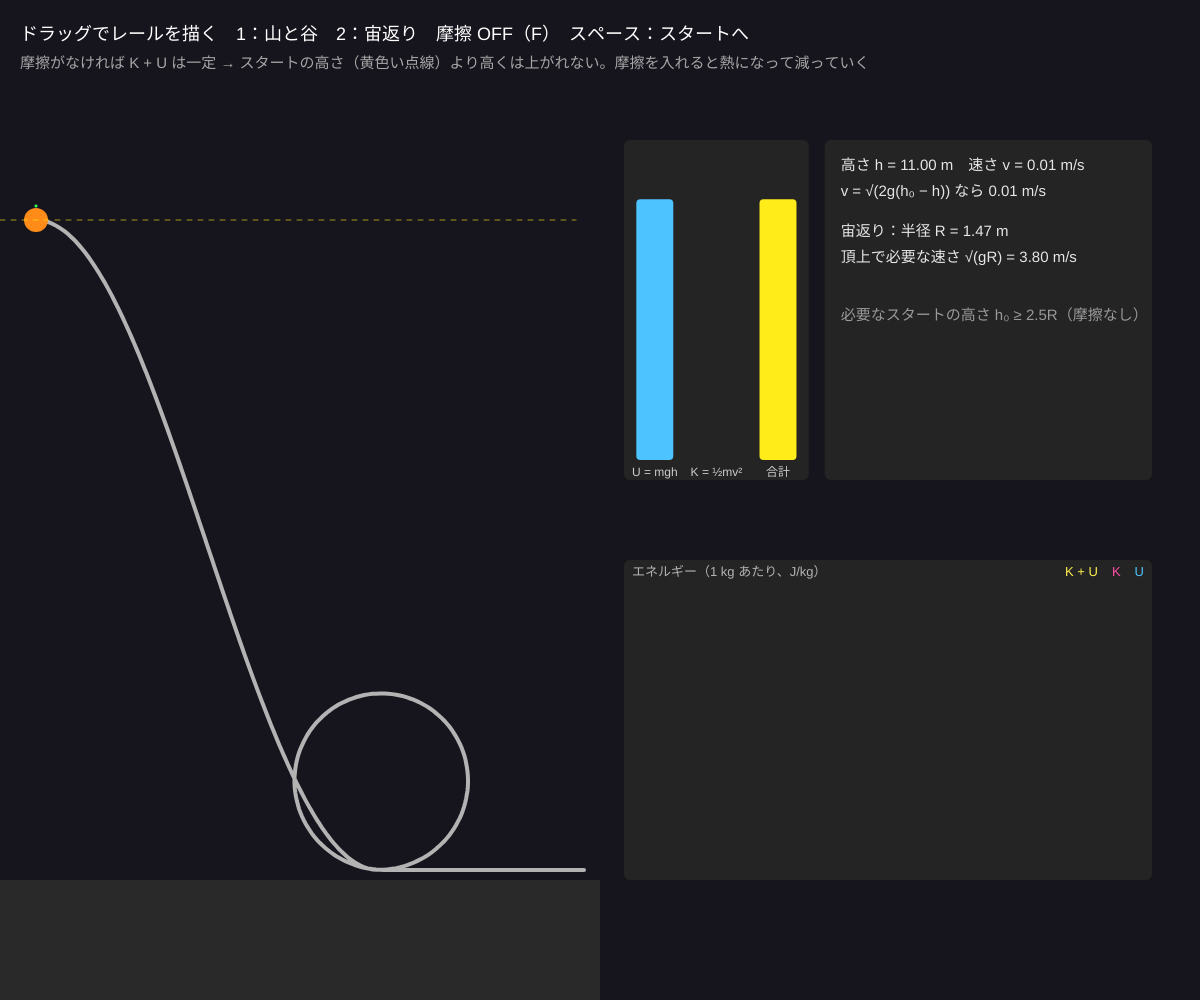
Frame 1 (no input)
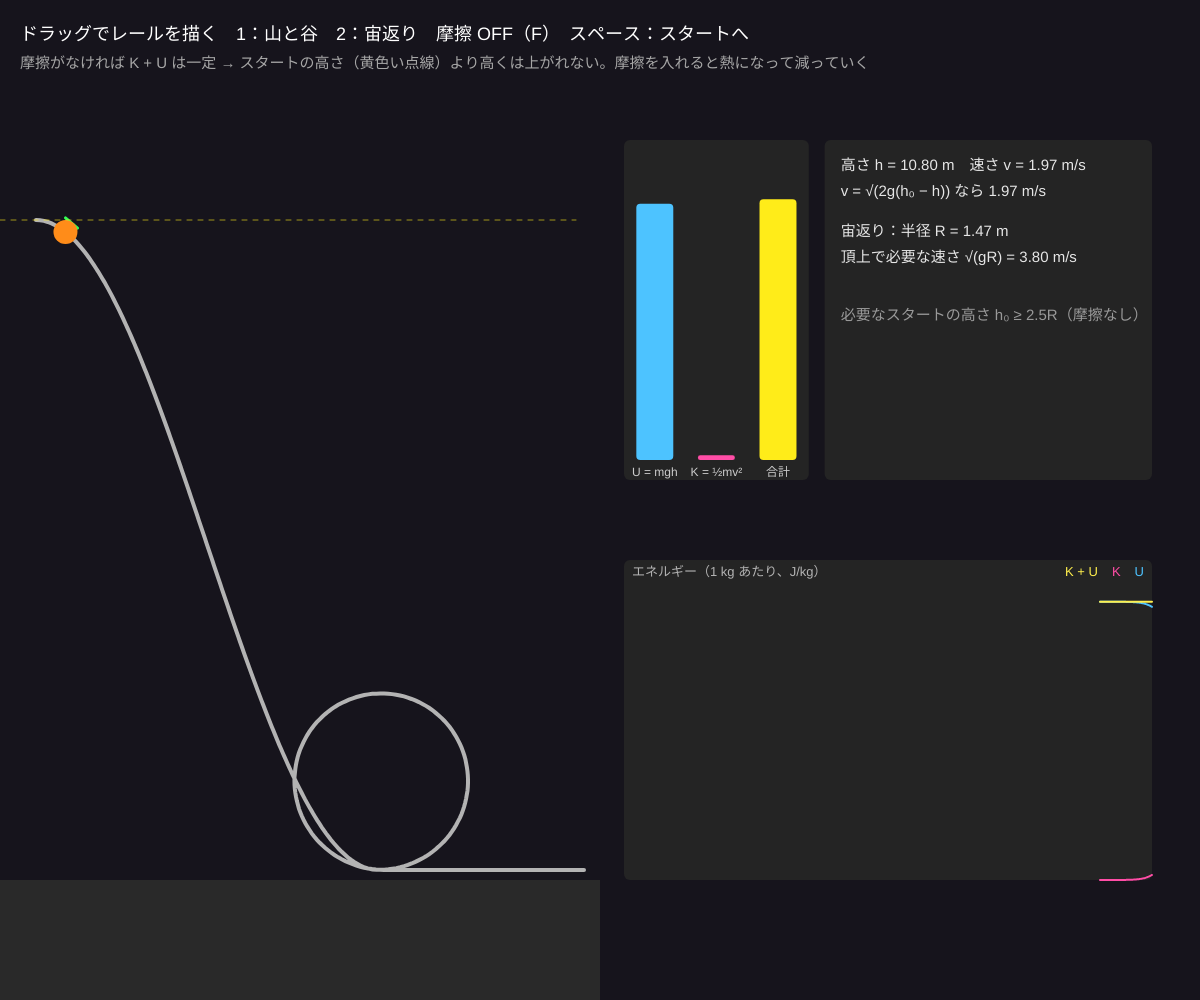
Frame 60 (no input)
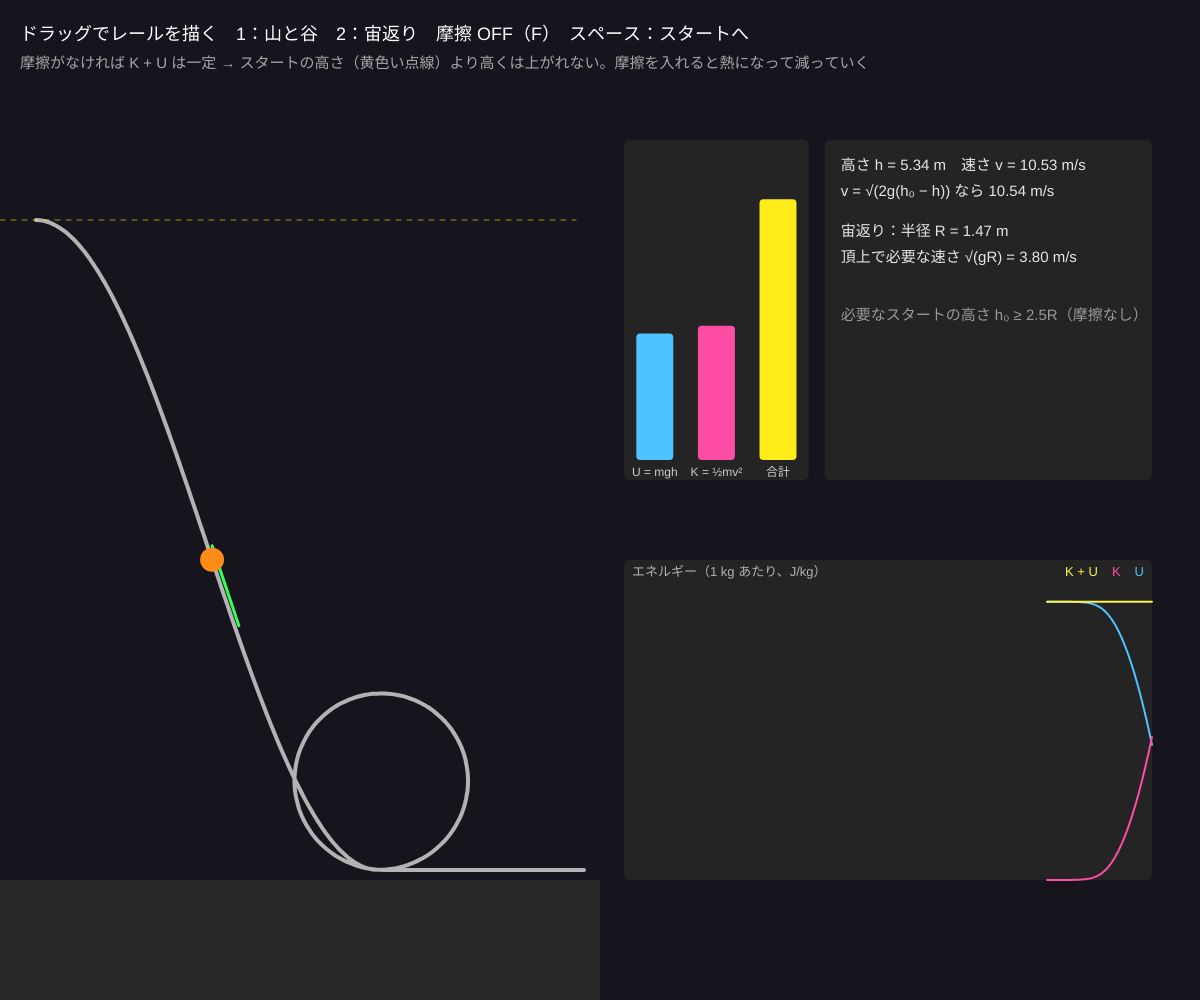
Frame 120 (the mouse pressed at the canvas centre since frame 60)

The p5.js sketch that drew these frames (run headless with seeded random() and noise() and a simulated clock; from frame 60 on, the mouse is pressed at the canvas centre):

// p5.js sketch
// ── sketch.js
// ============================================
// 05 エネルギー保存：ジェットコースター
// レールの上をすべる玉。高さのエネルギー（位置エネルギー）と速さのエネルギー（運動エネルギー）が入れかわる
//   マウスでレールを描くと、左端から玉がスタートする。宙返りの頂上で v² ≥ gR なら落ちない
// ドラッグ = レールを描く / 1 = 山と谷 / 2 = 宙返り / F = 摩擦 ON/OFF / スペース = スタートに戻す
// ============================================

let PX = 60;               // ★ 1 m = 60 px
let g = 9.8;               // ★ 重力加速度 [m/s²]
let mu = 0.15;             // ★ 摩擦（速さに比例する抵抗の係数 [1/s]）
let friction = false;
let track = [];            // 等間隔に並べたレールの点 {x, y}
let ds = 4;                // 点の間隔 [px]
let drawing = false, raw = [];
let s = 0, v = 0;          // レールに沿った位置 [px] と速さ [m/s]
let loopTop = -1, loopR = 0, vTop = NaN;
let HIST = 600, hK = [], hU = [], hE = [];
let groundY;

function setup() {
  createCanvas(windowWidth, windowHeight);
  colorMode(HSB, 360, 100, 100, 100);
  groundY = height * 0.88;
  preset(2);
}

// 手で描いた点を、等間隔 ds に並べなおす
function resample(pts) {
  let out = [pts[0]], acc = 0;
  for (let i = 1; i < pts.length; i++) {
    let a = out[out.length - 1], b = pts[i], d = Math.hypot(b.x - a.x, b.y - a.y);
    while (d >= ds) {
      let t = ds / d, p = { x: a.x + (b.x - a.x) * t, y: a.y + (b.y - a.y) * t };
      out.push(p); a = p; d = Math.hypot(b.x - a.x, b.y - a.y);
    }
  }
  return out;
}

function preset(n) {
  let pts = [], W = width * 0.46, x0 = width * 0.03, top = height * 0.22;
  if (n === 1) {
    for (let i = 0; i <= 200; i++) { let u = i / 200; pts.push({ x: x0 + u * W, y: top + (groundY - top - 20) * (0.5 - 0.5 * cos(u * TWO_PI * 1.5)) * (1 - 0.35 * u) }); }
  } else {
    // 坂を下りて、半径 loopR の円を 1 周して、また進む
    loopR = min(W * 0.16, (groundY - top) * 0.2);
    let cx = x0 + W * 0.62, bottom = groundY - 10;
    for (let i = 0; i <= 80; i++) { let u = i / 80; pts.push({ x: x0 + u * (cx - x0), y: top + (bottom - top) * (0.5 - 0.5 * cos(u * PI)) }); }
    for (let i = 1; i <= 120; i++) { let a = HALF_PI - (i / 120) * TWO_PI; pts.push({ x: cx + loopR * cos(a) * 1 + (i / 120) * 6, y: bottom - loopR + loopR * sin(a) }); }
    for (let i = 1; i <= 40; i++) pts.push({ x: cx + 6 + (i / 40) * (x0 + W - cx - 6), y: bottom });
  }
  setTrack(pts);
  // 宙返りの頂上（いちばん高い点のうち、半分より先にあるもの）
  loopTop = -1;
  if (n === 2) { let best = 1e9; for (let i = floor(track.length * 0.45); i < track.length; i++) if (track[i].y < best) { best = track[i].y; loopTop = i; } }
}
function setTrack(pts) { let t = resample(pts); if (t.length < 3) return; track = t; s = 0; v = 0; vTop = NaN; hK = []; hU = []; hE = []; }

// レールの位置 s での点・接線（単位ベクトル）
function trackAt(ss) {
  let f = constrain(ss / ds, 0, track.length - 1.001), i = floor(f), u = f - i;
  let a = track[i], b = track[i + 1];
  let tx = (b.x - a.x) / ds, ty = (b.y - a.y) / ds;
  return { x: a.x + (b.x - a.x) * u, y: a.y + (b.y - a.y) * u, tx, ty, i };
}

function draw() {
  background(260, 30, 11);
  let L = (track.length - 1) * ds;
  if (!drawing && track.length > 2) {
    // ★ 接線方向の加速度 = g × (下向きの傾き)。画面は y が下向きなので ty > 0 が下り坂
    for (let k = 0; k < 20; k++) {
      let h = 1 / 60 / 20, p = trackAt(s);
      let a = g * p.ty - (friction ? mu * v : 0);
      v = constrain(v + a * h, -60, 60);
      s += v * h * PX;
      if (s < 0) { s = 0; v = abs(v); }
      if (s > L) { s = L; v = -abs(v); }
      if (loopTop > 0 && abs(s / ds - loopTop) < 1) vTop = abs(v);
    }
  }
  let p = trackAt(s);
  let hgt = (groundY - p.y) / PX, K = 0.5 * v * v, U = g * hgt;
  pushHist(hK, K); pushHist(hU, U); pushHist(hE, K + U);

  // 地面とレール
  noStroke(); fill(0, 0, 16); rect(0, groundY, width * 0.5, height - groundY);
  stroke(0, 0, 70); strokeWeight(4); noFill();
  beginShape(); for (let q of (drawing ? raw : track)) vertex(q.x, q.y); endShape();
  if (!drawing && track.length > 2) {
    // 玉と速度の矢印
    let pxv = v * 8;
    stroke(130, 80, 100); strokeWeight(3); line(p.x, p.y - 14, p.x + p.tx * pxv, p.y - 14 + p.ty * pxv);
    noStroke(); fill(30, 90, 100); circle(p.x, p.y, 24);
    // スタートの高さ（摩擦なしならここまで戻ってくる）
    stroke(55, 90, 100, 60); strokeWeight(1); drawingContext.setLineDash([5, 6]);
    line(0, track[0].y, width * 0.48, track[0].y); drawingContext.setLineDash([]);
  }

  // 右：棒グラフと時間グラフ
  let gx = width * 0.52, gw = width * 0.44, E0 = g * (groundY - (track[0] ? track[0].y : groundY)) / PX;
  let bmax = max(E0, K + U, 1) * 1.15, bh = height * 0.3, by = height * 0.14;
  noStroke(); fill(0, 0, 14); rect(gx, by, gw * 0.35, bh + 40, 6);
  let bs = gw * 0.35 / 3, bw2 = bs * 0.6;
  barV(gx + bs * 0.2, by + bh + 20, bw2, bh, U / bmax, color(200, 70, 100), 'U = mgh');
  barV(gx + bs * 1.2, by + bh + 20, bw2, bh, K / bmax, color(330, 70, 100), 'K = ½mv²');
  barV(gx + bs * 2.2, by + bh + 20, bw2, bh, (K + U) / bmax, color(55, 90, 100), '合計');
  // 宙返りの判定
  noStroke(); fill(0, 0, 14); rect(gx + gw * 0.38, by, gw * 0.62, bh + 40, 6);
  fill(0, 0, 90); textSize(15);
  let tx = gx + gw * 0.38 + 16;
  text('高さ h = ' + nf(hgt, 1, 2) + ' m　速さ v = ' + nf(abs(v), 1, 2) + ' m/s', tx, by + 30);
  text('v = √(2g(h₀ − h)) なら ' + nf(sqrt(max(0, 2 * (E0 - U))), 1, 2) + ' m/s', tx, by + 56);
  if (loopTop > 0) {
    let R = loopR / PX, need = sqrt(g * R);
    text('宙返り：半径 R = ' + nf(R, 1, 2) + ' m', tx, by + 96);
    text('頂上で必要な速さ √(gR) = ' + nf(need, 1, 2) + ' m/s', tx, by + 122);
    if (isFinite(vTop)) { fill(vTop >= need ? 130 : 0, 80, 100); text('頂上の速さ ' + nf(vTop, 1, 2) + ' m/s → ' + (vTop >= need ? '落ちない ✓' : '本物なら落ちる！'), tx, by + 148); }
    fill(0, 0, 60); text('必要なスタートの高さ h₀ ≥ 2.5R（摩擦なし）', tx, by + 180);
  }
  drawPlot(gx, height * 0.56, gw, height * 0.32, [{ data: hU, hue: 200, name: 'U' }, { data: hK, hue: 330, name: 'K' }, { data: hE, hue: 55, name: 'K + U' }], 0, bmax, 'エネルギー（1 kg あたり、J/kg）');

  noStroke(); fill(0, 0, 100); textSize(18);
  text('ドラッグでレールを描く　1：山と谷　2：宙返り　摩擦 ' + (friction ? 'ON' : 'OFF') + '（F）　スペース：スタートへ', 20, 40);
  fill(0, 0, 65); textSize(15);
  text('摩擦がなければ K + U は一定 → スタートの高さ（黄色い点線）より高くは上がれない。摩擦を入れると熱になって減っていく', 20, 68);
}

function mousePressed() { if (mouseX < width * 0.5 && mouseY > 90) { drawing = true; raw = [{ x: mouseX, y: mouseY }]; loopTop = -1; } }
function mouseDragged() { if (drawing) { let q = raw[raw.length - 1]; if (Math.hypot(mouseX - q.x, mouseY - q.y) > 4) raw.push({ x: constrain(mouseX, 0, width * 0.5), y: constrain(mouseY, 90, groundY) }); } }
function mouseReleased() {
  if (!drawing) return;
  drawing = false;
  if (raw.length > 3) setTrack(raw);
}
function keyPressed() {
  if (key === '1') preset(1);
  if (key === '2') preset(2);
  if (key === 'f' || key === 'F') friction = !friction;
  if (key === ' ') { s = 0; v = 0; vTop = NaN; }
}

// ---------- やってみよう ----------
// 1. スタートより高い山を描くと、玉は越えられずに戻ってくる（エネルギー保存）
// 2. 宙返りの坂のスタートを低く描きなおして、頂上の速さが √(gR) を下回るのを確かめる
// 3. 摩擦 ON にすると K + U がだんだん減る。減った分はどこへ行った？
// 4. まっすぐな坂と、カーブした坂（最速降下線）、どちらが早く下に着く？ 描いて競争させてみよう


// ==================================================
// ここから下は「グラフを描く道具」です
// ==================================================
function pushHist(arr, val) {
  arr.push(isFinite(val) ? val : 0);
  if (arr.length > HIST) arr.shift();
}
function barV(x, y, w, h, f, c, name) {
  noStroke(); fill(c); rect(x, y - h * constrain(f, 0, 1.2), w, h * constrain(f, 0, 1.2), 4);
  fill(0, 0, 80); textSize(12); textAlign(CENTER); text(name, x + w / 2, y + 16); textAlign(LEFT, BASELINE);
}
// 時間プロット：枠 (x, y, w, h) に series = [{data, hue, name}] を描く（縦の範囲 lo〜hi）
function drawPlot(x0, y0, w, h, series, lo, hi, title) {
  noStroke(); fill(0, 0, 14); rect(x0, y0, w, h, 6);
  for (let s2 of series) {
    stroke(s2.hue, 70, 100); strokeWeight(2); noFill();
    beginShape();
    for (let i = 0, off = HIST - s2.data.length; i < s2.data.length; i++) vertex(map(i + off, 0, HIST - 1, x0, x0 + w), map(constrain(s2.data[i], lo, hi), lo, hi, y0 + h, y0));
    endShape();
  }
  noStroke(); fill(0, 0, 70); textSize(13); textAlign(LEFT, TOP);
  text(title, x0 + 8, y0 + 6);
  let lx = x0 + w - 8; textAlign(RIGHT, TOP);
  for (let s2 of series) { fill(s2.hue, 70, 100); text(s2.name, lx, y0 + 6); lx -= textWidth(s2.name) + 14; }
  textAlign(LEFT, BASELINE);
}
